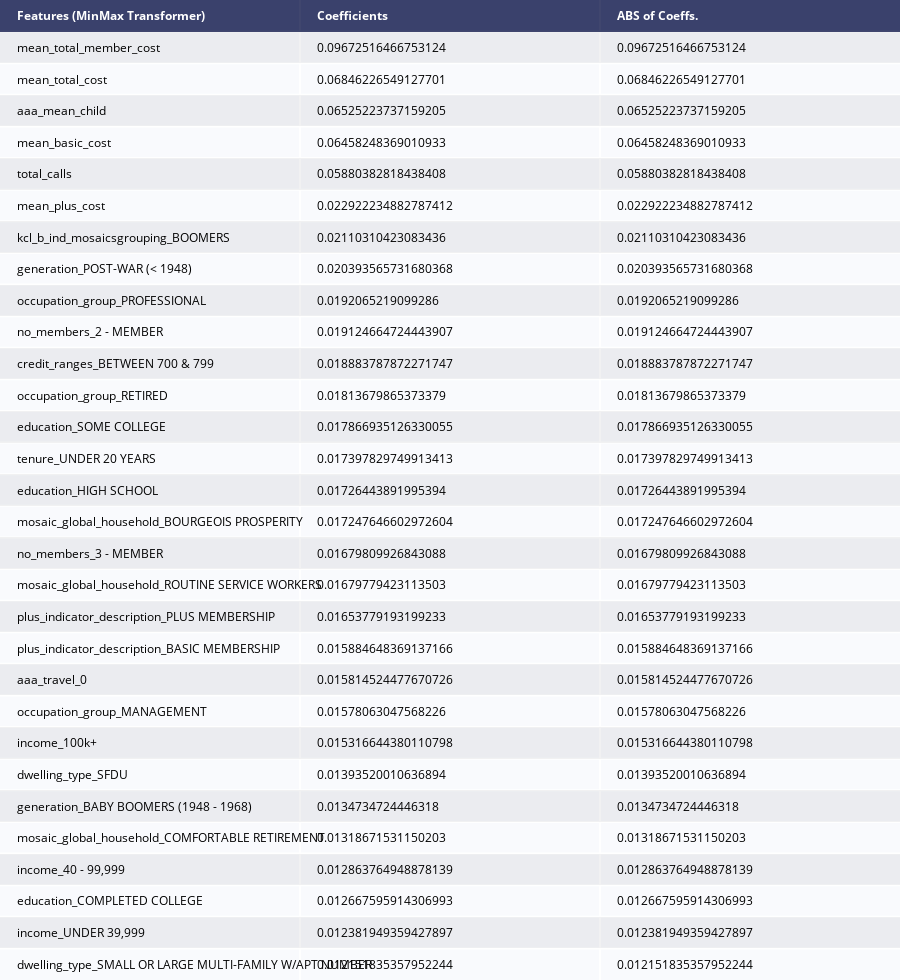

Write notebook code for a chart like this one.
### Markdown cell above
# Feature importance
feature importance rates how important each feature is for the random forest tree makes. It is a number between 0 and 1 for each feature, where 0 means “not used at all” and 1 means “perfectly predicts the target.” The feature importances always sum to 1:

### Code cell
coef_df_rf = pd.DataFrame({'feature':testX.columns, 'coefs': rf.feature_importances_})
coef_df_rf["abs_coeff"] = coef_df_rf['coefs'].abs()
coef_df_rf.sort_values("abs_coeff",ascending=False,inplace=True)
coef_df_rf.nlargest(30,columns=["abs_coeff"])
counts_rf = pd.DataFrame(coef_df_rf.nlargest(30,columns=["abs_coeff"]), index=None)
counts_rf.rename(columns={"feature": "Features (MinMax Transformer)", 'coefs':'Coefficients', 'abs_coeff': "ABS of Coeffs."}, inplace=True)
fig = ff.create_table(counts_rf, height_constant=30, index=False)
fig.write_image(var_to_predict_save+'_rf_coef.png')
py.iplot(fig)

### Figure 1 — Plotly figure (JSON) as saved in the notebook; plotly's stock layout.template omitted (floating-point values rounded to 4 significant figures)
{"data": [{"colorscale": [[0, "#00083e"], [0.5, "#ededee"], [1, "#ffffff"]], "hoverinfo": "none", "opacity": 0.75, "showscale": false, "type": "heatmap", "z": [[0, 0, 0], [0.5, 0.5, 0.5], [1, 1, 1], [0.5, 0.5, 0.5], [1, 1, 1], [0.5, 0.5, 0.5], [1, 1, 1], [0.5, 0.5, 0.5], [1, 1, 1], [0.5, 0.5, 0.5], [1, 1, 1], [0.5, 0.5, 0.5], [1, 1, 1], [0.5, 0.5, 0.5], [1, 1, 1], [0.5, 0.5, 0.5], [1, 1, 1], [0.5, 0.5, 0.5], [1, 1, 1], [0.5, 0.5, 0.5], [1, 1, 1], [0.5, 0.5, 0.5], [1, 1, 1], [0.5, 0.5, 0.5], [1, 1, 1], [0.5, 0.5, 0.5], [1, 1, 1], [0.5, 0.5, 0.5], [1, 1, 1], [0.5, 0.5, 0.5], [1, 1, 1]]}], "layout": {"annotations": [{"align": "left", "font": {"color": "#ffffff"}, "showarrow": false, "text": "<b>Features (MinMax Transformer)</b>", "x": -0.45, "xanchor": "left", "xref": "x", "y": 0, "yref": "y"}, {"align": "left", "font": {"color": "#ffffff"}, "showarrow": false, "text": "<b>Coefficients</b>", "x": 0.55, "xanchor": "left", "xref": "x", "y": 0, "yref": "y"}, {"align": "left", "font": {"color": "#ffffff"}, "showarrow": false, "text": "<b>ABS of Coeffs.</b>", "x": 1.55, "xanchor": "left", "xref": "x", "y": 0, "yref": "y"}, {"align": "left", "font": {"color": "#000000"}, "showarrow": false, "text": "mean_total_member_cost", "x": -0.45, "xanchor": "left", "xref": "x", "y": 1, "yref": "y"}, {"align": "left", "font": {"color": "#000000"}, "showarrow": false, "text": "0.09672516466753124", "x": 0.55, "xanchor": "left", "xref": "x", "y": 1, "yref": "y"}, {"align": "left", "font": {"color": "#000000"}, "showarrow": false, "text": "0.09672516466753124", "x": 1.55, "xanchor": "left", "xref": "x", "y": 1, "yref": "y"}, {"align": "left", "font": {"color": "#000000"}, "showarrow": false, "text": "mean_total_cost", "x": -0.45, "xanchor": "left", "xref": "x", "y": 2, "yref": "y"}, {"align": "left", "font": {"color": "#000000"}, "showarrow": false, "text": "0.06846226549127701", "x": 0.55, "xanchor": "left", "xref": "x", "y": 2, "yref": "y"}, {"align": "left", "font": {"color": "#000000"}, "showarrow": false, "text": "0.06846226549127701", "x": 1.55, "xanchor": "left", "xref": "x", "y": 2, "yref": "y"}, {"align": "left", "font": {"color": "#000000"}, "showarrow": false, "text": "aaa_mean_child", "x": -0.45, "xanchor": "left", "xref": "x", "y": 3, "yref": "y"}, {"align": "left", "font": {"color": "#000000"}, "showarrow": false, "text": "0.06525223737159205", "x": 0.55, "xanchor": "left", "xref": "x", "y": 3, "yref": "y"}, {"align": "left", "font": {"color": "#000000"}, "showarrow": false, "text": "0.06525223737159205", "x": 1.55, "xanchor": "left", "xref": "x", "y": 3, "yref": "y"}, {"align": "left", "font": {"color": "#000000"}, "showarrow": false, "text": "mean_basic_cost", "x": -0.45, "xanchor": "left", "xref": "x", "y": 4, "yref": "y"}, {"align": "left", "font": {"color": "#000000"}, "showarrow": false, "text": "0.06458248369010933", "x": 0.55, "xanchor": "left", "xref": "x", "y": 4, "yref": "y"}, {"align": "left", "font": {"color": "#000000"}, "showarrow": false, "text": "0.06458248369010933", "x": 1.55, "xanchor": "left", "xref": "x", "y": 4, "yref": "y"}, {"align": "left", "font": {"color": "#000000"}, "showarrow": false, "text": "total_calls", "x": -0.45, "xanchor": "left", "xref": "x", "y": 5, "yref": "y"}, {"align": "left", "font": {"color": "#000000"}, "showarrow": false, "text": "0.05880382818438408", "x": 0.55, "xanchor": "left", "xref": "x", "y": 5, "yref": "y"}, {"align": "left", "font": {"color": "#000000"}, "showarrow": false, "text": "0.05880382818438408", "x": 1.55, "xanchor": "left", "xref": "x", "y": 5, "yref": "y"}, {"align": "left", "font": {"color": "#000000"}, "showarrow": false, "text": "mean_plus_cost", "x": -0.45, "xanchor": "left", "xref": "x", "y": 6, "yref": "y"}, {"align": "left", "font": {"color": "#000000"}, "showarrow": false, "text": "0.022922234882787412", "x": 0.55, "xanchor": "left", "xref": "x", "y": 6, "yref": "y"}, {"align": "left", "font": {"color": "#000000"}, "showarrow": false, "text": "0.022922234882787412", "x": 1.55, "xanchor": "left", "xref": "x", "y": 6, "yref": "y"}, {"align": "left", "font": {"color": "#000000"}, "showarrow": false, "text": "kcl_b_ind_mosaicsgrouping_BOOMERS", "x": -0.45, "xanchor": "left", "xref": "x", "y": 7, "yref": "y"}, {"align": "left", "font": {"color": "#000000"}, "showarrow": false, "text": "0.02110310423083436", "x": 0.55, "xanchor": "left", "xref": "x", "y": 7, "yref": "y"}, {"align": "left", "font": {"color": "#000000"}, "showarrow": false, "text": "0.02110310423083436", "x": 1.55, "xanchor": "left", "xref": "x", "y": 7, "yref": "y"}, {"align": "left", "font": {"color": "#000000"}, "showarrow": false, "text": "generation_POST-WAR (< 1948)", "x": -0.45, "xanchor": "left", "xref": "x", "y": 8, "yref": "y"}, {"align": "left", "font": {"color": "#000000"}, "showarrow": false, "text": "0.020393565731680368", "x": 0.55, "xanchor": "left", "xref": "x", "y": 8, "yref": "y"}, {"align": "left", "font": {"color": "#000000"}, "showarrow": false, "text": "0.020393565731680368", "x": 1.55, "xanchor": "left", "xref": "x", "y": 8, "yref": "y"}, {"align": "left", "font": {"color": "#000000"}, "showarrow": false, "text": "occupation_group_PROFESSIONAL", "x": -0.45, "xanchor": "left", "xref": "x", "y": 9, "yref": "y"}, {"align": "left", "font": {"color": "#000000"}, "showarrow": false, "text": "0.0192065219099286", "x": 0.55, "xanchor": "left", "xref": "x", "y": 9, "yref": "y"}, {"align": "left", "font": {"color": "#000000"}, "showarrow": false, "text": "0.0192065219099286", "x": 1.55, "xanchor": "left", "xref": "x", "y": 9, "yref": "y"}, {"align": "left", "font": {"color": "#000000"}, "showarrow": false, "text": "no_members_2 - MEMBER", "x": -0.45, "xanchor": "left", "xref": "x", "y": 10, "yref": "y"}, {"align": "left", "font": {"color": "#000000"}, "showarrow": false, "text": "0.019124664724443907", "x": 0.55, "xanchor": "left", "xref": "x", "y": 10, "yref": "y"}, {"align": "left", "font": {"color": "#000000"}, "showarrow": false, "text": "0.019124664724443907", "x": 1.55, "xanchor": "left", "xref": "x", "y": 10, "yref": "y"}, {"align": "left", "font": {"color": "#000000"}, "showarrow": false, "text": "credit_ranges_BETWEEN 700 & 799", "x": -0.45, "xanchor": "left", "xref": "x", "y": 11, "yref": "y"}, {"align": "left", "font": {"color": "#000000"}, "showarrow": false, "text": "0.018883787872271747", "x": 0.55, "xanchor": "left", "xref": "x", "y": 11, "yref": "y"}, {"align": "left", "font": {"color": "#000000"}, "showarrow": false, "text": "0.018883787872271747", "x": 1.55, "xanchor": "left", "xref": "x", "y": 11, "yref": "y"}, {"align": "left", "font": {"color": "#000000"}, "showarrow": false, "text": "occupation_group_RETIRED", "x": -0.45, "xanchor": "left", "xref": "x", "y": 12, "yref": "y"}, {"align": "left", "font": {"color": "#000000"}, "showarrow": false, "text": "0.01813679865373379", "x": 0.55, "xanchor": "left", "xref": "x", "y": 12, "yref": "y"}, {"align": "left", "font": {"color": "#000000"}, "showarrow": false, "text": "0.01813679865373379", "x": 1.55, "xanchor": "left", "xref": "x", "y": 12, "yref": "y"}, {"align": "left", "font": {"color": "#000000"}, "showarrow": false, "text": "education_SOME COLLEGE", "x": -0.45, "xanchor": "left", "xref": "x", "y": 13, "yref": "y"}, {"align": "left", "font": {"color": "#000000"}, "showarrow": false, "text": "0.017866935126330055", "x": 0.55, "xanchor": "left", "xref": "x", "y": 13, "yref": "y"}, {"align": "left", "font": {"color": "#000000"}, "showarrow": false, "text": "0.017866935126330055", "x": 1.55, "xanchor": "left", "xref": "x", "y": 13, "yref": "y"}, {"align": "left", "font": {"color": "#000000"}, "showarrow": false, "text": "tenure_UNDER 20 YEARS", "x": -0.45, "xanchor": "left", "xref": "x", "y": 14, "yref": "y"}, {"align": "left", "font": {"color": "#000000"}, "showarrow": false, "text": "0.017397829749913413", "x": 0.55, "xanchor": "left", "xref": "x", "y": 14, "yref": "y"}, {"align": "left", "font": {"color": "#000000"}, "showarrow": false, "text": "0.017397829749913413", "x": 1.55, "xanchor": "left", "xref": "x", "y": 14, "yref": "y"}, {"align": "left", "font": {"color": "#000000"}, "showarrow": false, "text": "education_HIGH SCHOOL", "x": -0.45, "xanchor": "left", "xref": "x", "y": 15, "yref": "y"}, {"align": "left", "font": {"color": "#000000"}, "showarrow": false, "text": "0.01726443891995394", "x": 0.55, "xanchor": "left", "xref": "x", "y": 15, "yref": "y"}, {"align": "left", "font": {"color": "#000000"}, "showarrow": false, "text": "0.01726443891995394", "x": 1.55, "xanchor": "left", "xref": "x", "y": 15, "yref": "y"}, {"align": "left", "font": {"color": "#000000"}, "showarrow": false, "text": "mosaic_global_household_BOURGEOIS PROSPERITY", "x": -0.45, "xanchor": "left", "xref": "x", "y": 16, "yref": "y"}, {"align": "left", "font": {"color": "#000000"}, "showarrow": false, "text": "0.017247646602972604", "x": 0.55, "xanchor": "left", "xref": "x", "y": 16, "yref": "y"}, {"align": "left", "font": {"color": "#000000"}, "showarrow": false, "text": "0.017247646602972604", "x": 1.55, "xanchor": "left", "xref": "x", "y": 16, "yref": "y"}, {"align": "left", "font": {"color": "#000000"}, "showarrow": false, "text": "no_members_3 - MEMBER", "x": -0.45, "xanchor": "left", "xref": "x", "y": 17, "yref": "y"}, {"align": "left", "font": {"color": "#000000"}, "showarrow": false, "text": "0.01679809926843088", "x": 0.55, "xanchor": "left", "xref": "x", "y": 17, "yref": "y"}, {"align": "left", "font": {"color": "#000000"}, "showarrow": false, "text": "0.01679809926843088", "x": 1.55, "xanchor": "left", "xref": "x", "y": 17, "yref": "y"}, {"align": "left", "font": {"color": "#000000"}, "showarrow": false, "text": "mosaic_global_household_ROUTINE SERVICE WORKERS", "x": -0.45, "xanchor": "left", "xref": "x", "y": 18, "yref": "y"}, {"align": "left", "font": {"color": "#000000"}, "showarrow": false, "text": "0.01679779423113503", "x": 0.55, "xanchor": "left", "xref": "x", "y": 18, "yref": "y"}, {"align": "left", "font": {"color": "#000000"}, "showarrow": false, "text": "0.01679779423113503", "x": 1.55, "xanchor": "left", "xref": "x", "y": 18, "yref": "y"}, {"align": "left", "font": {"color": "#000000"}, "showarrow": false, "text": "plus_indicator_description_PLUS MEMBERSHIP", "x": -0.45, "xanchor": "left", "xref": "x", "y": 19, "yref": "y"}, {"align": "left", "font": {"color": "#000000"}, "showarrow": false, "text": "0.01653779193199233", "x": 0.55, "xanchor": "left", "xref": "x", "y": 19, "yref": "y"}, {"align": "left", "font": {"color": "#000000"}, "showarrow": false, "text": "0.01653779193199233", "x": 1.55, "xanchor": "left", "xref": "x", "y": 19, "yref": "y"}, {"align": "left", "font": {"color": "#000000"}, "showarrow": false, "text": "plus_indicator_description_BASIC MEMBERSHIP", "x": -0.45, "xanchor": "left", "xref": "x", "y": 20, "yref": "y"}, {"align": "left", "font": {"color": "#000000"}, "showarrow": false, "text": "0.015884648369137166", "x": 0.55, "xanchor": "left", "xref": "x", "y": 20, "yref": "y"}, {"align": "left", "font": {"color": "#000000"}, "showarrow": false, "text": "0.015884648369137166", "x": 1.55, "xanchor": "left", "xref": "x", "y": 20, "yref": "y"}, {"align": "left", "font": {"color": "#000000"}, "showarrow": false, "text": "aaa_travel_0", "x": -0.45, "xanchor": "left", "xref": "x", "y": 21, "yref": "y"}, {"align": "left", "font": {"color": "#000000"}, "showarrow": false, "text": "0.015814524477670726", "x": 0.55, "xanchor": "left", "xref": "x", "y": 21, "yref": "y"}, {"align": "left", "font": {"color": "#000000"}, "showarrow": false, "text": "0.015814524477670726", "x": 1.55, "xanchor": "left", "xref": "x", "y": 21, "yref": "y"}, {"align": "left", "font": {"color": "#000000"}, "showarrow": false, "text": "occupation_group_MANAGEMENT", "x": -0.45, "xanchor": "left", "xref": "x", "y": 22, "yref": "y"}, {"align": "left", "font": {"color": "#000000"}, "showarrow": false, "text": "0.01578063047568226", "x": 0.55, "xanchor": "left", "xref": "x", "y": 22, "yref": "y"}, {"align": "left", "font": {"color": "#000000"}, "showarrow": false, "text": "0.01578063047568226", "x": 1.55, "xanchor": "left", "xref": "x", "y": 22, "yref": "y"}, {"align": "left", "font": {"color": "#000000"}, "showarrow": false, "text": "income_100k+", "x": -0.45, "xanchor": "left", "xref": "x", "y": 23, "yref": "y"}, {"align": "left", "font": {"color": "#000000"}, "showarrow": false, "text": "0.015316644380110798", "x": 0.55, "xanchor": "left", "xref": "x", "y": 23, "yref": "y"}, {"align": "left", "font": {"color": "#000000"}, "showarrow": false, "text": "0.015316644380110798", "x": 1.55, "xanchor": "left", "xref": "x", "y": 23, "yref": "y"}, {"align": "left", "font": {"color": "#000000"}, "showarrow": false, "text": "dwelling_type_SFDU", "x": -0.45, "xanchor": "left", "xref": "x", "y": 24, "yref": "y"}, {"align": "left", "font": {"color": "#000000"}, "showarrow": false, "text": "0.01393520010636894", "x": 0.55, "xanchor": "left", "xref": "x", "y": 24, "yref": "y"}, {"align": "left", "font": {"color": "#000000"}, "showarrow": false, "text": "0.01393520010636894", "x": 1.55, "xanchor": "left", "xref": "x", "y": 24, "yref": "y"}, {"align": "left", "font": {"color": "#000000"}, "showarrow": false, "text": "generation_BABY BOOMERS (1948 - 1968)", "x": -0.45, "xanchor": "left", "xref": "x", "y": 25, "yref": "y"}, {"align": "left", "font": {"color": "#000000"}, "showarrow": false, "text": "0.0134734724446318", "x": 0.55, "xanchor": "left", "xref": "x", "y": 25, "yref": "y"}, {"align": "left", "font": {"color": "#000000"}, "showarrow": false, "text": "0.0134734724446318", "x": 1.55, "xanchor": "left", "xref": "x", "y": 25, "yref": "y"}, {"align": "left", "font": {"color": "#000000"}, "showarrow": false, "text": "mosaic_global_household_COMFORTABLE RETIREMENT", "x": -0.45, "xanchor": "left", "xref": "x", "y": 26, "yref": "y"}, {"align": "left", "font": {"color": "#000000"}, "showarrow": false, "text": "0.01318671531150203", "x": 0.55, "xanchor": "left", "xref": "x", "y": 26, "yref": "y"}, {"align": "left", "font": {"color": "#000000"}, "showarrow": false, "text": "0.01318671531150203", "x": 1.55, "xanchor": "left", "xref": "x", "y": 26, "yref": "y"}, {"align": "left", "font": {"color": "#000000"}, "showarrow": false, "text": "income_40 - 99,999", "x": -0.45, "xanchor": "left", "xref": "x", "y": 27, "yref": "y"}, {"align": "left", "font": {"color": "#000000"}, "showarrow": false, "text": "0.012863764948878139", "x": 0.55, "xanchor": "left", "xref": "x", "y": 27, "yref": "y"}, {"align": "left", "font": {"color": "#000000"}, "showarrow": false, "text": "0.012863764948878139", "x": 1.55, "xanchor": "left", "xref": "x", "y": 27, "yref": "y"}, {"align": "left", "font": {"color": "#000000"}, "showarrow": false, "text": "education_COMPLETED COLLEGE", "x": -0.45, "xanchor": "left", "xref": "x", "y": 28, "yref": "y"}, {"align": "left", "font": {"color": "#000000"}, "showarrow": false, "text": "0.012667595914306993", "x": 0.55, "xanchor": "left", "xref": "x", "y": 28, "yref": "y"}, {"align": "left", "font": {"color": "#000000"}, "showarrow": false, "text": "0.012667595914306993", "x": 1.55, "xanchor": "left", "xref": "x", "y": 28, "yref": "y"}, {"align": "left", "font": {"color": "#000000"}, "showarrow": false, "text": "income_UNDER 39,999", "x": -0.45, "xanchor": "left", "xref": "x", "y": 29, "yref": "y"}, {"align": "left", "font": {"color": "#000000"}, "showarrow": false, "text": "0.012381949359427897", "x": 0.55, "xanchor": "left", "xref": "x", "y": 29, "yref": "y"}, {"align": "left", "font": {"color": "#000000"}, "showarrow": false, "text": "0.012381949359427897", "x": 1.55, "xanchor": "left", "xref": "x", "y": 29, "yref": "y"}, {"align": "left", "font": {"color": "#000000"}, "showarrow": false, "text": "dwelling_type_SMALL OR LARGE MULTI-FAMILY W/APT NUMBER", "x": -0.45, "xanchor": "left", "xref": "x", "y": 30, "yref": "y"}, {"align": "left", "font": {"color": "#000000"}, "showarrow": false, "text": "0.012151835357952244", "x": 0.55, "xanchor": "left", "xref": "x", "y": 30, "yref": "y"}, {"align": "left", "font": {"color": "#000000"}, "showarrow": false, "text": "0.012151835357952244", "x": 1.55, "xanchor": "left", "xref": "x", "y": 30, "yref": "y"}], "height": 980, "margin": {"b": 0, "l": 0, "r": 0, "t": 0}, "xaxis": {"dtick": 1, "gridwidth": 2, "showticklabels": false, "tick0": -0.5, "ticks": "", "zeroline": false}, "yaxis": {"autorange": "reversed", "dtick": 1, "gridwidth": 2, "showticklabels": false, "tick0": 0.5, "ticks": "", "zeroline": false}}}
